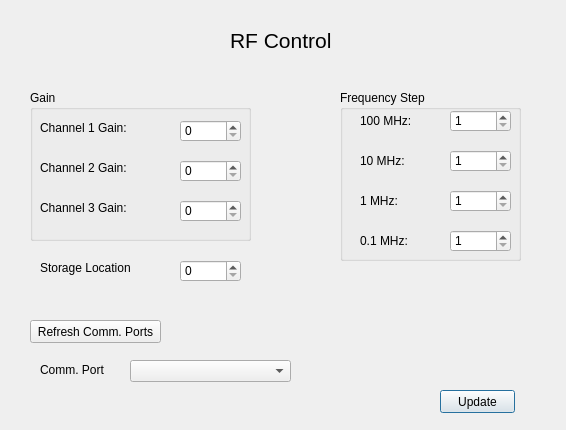
<?xml version="1.0" encoding="UTF-8"?>
<ui version="4.0">
 <class>RF_Dialog</class>
 <widget class="QDialog" name="RF_Dialog">
  <property name="geometry">
   <rect>
    <x>0</x>
    <y>0</y>
    <width>566</width>
    <height>430</height>
   </rect>
  </property>
  <property name="windowTitle">
   <string>RF_Dialog</string>
  </property>
  <widget class="QLabel" name="label_2">
   <property name="geometry">
    <rect>
     <x>230</x>
     <y>20</y>
     <width>111</width>
     <height>41</height>
    </rect>
   </property>
   <property name="font">
    <font>
     <pointsize>16</pointsize>
    </font>
   </property>
   <property name="text">
    <string>RF Control</string>
   </property>
  </widget>
  <widget class="QPushButton" name="btn_update">
   <property name="geometry">
    <rect>
     <x>440</x>
     <y>390</y>
     <width>75</width>
     <height>23</height>
    </rect>
   </property>
   <property name="text">
    <string>Update</string>
   </property>
  </widget>
  <widget class="QComboBox" name="cmb_ports">
   <property name="geometry">
    <rect>
     <x>130</x>
     <y>360</y>
     <width>161</width>
     <height>22</height>
    </rect>
   </property>
  </widget>
  <widget class="QLabel" name="label_7">
   <property name="geometry">
    <rect>
     <x>40</x>
     <y>360</y>
     <width>71</width>
     <height>20</height>
    </rect>
   </property>
   <property name="text">
    <string>Comm. Port</string>
   </property>
  </widget>
  <widget class="QPushButton" name="btn_refresh">
   <property name="geometry">
    <rect>
     <x>30</x>
     <y>320</y>
     <width>131</width>
     <height>23</height>
    </rect>
   </property>
   <property name="text">
    <string>Refresh Comm. Ports</string>
   </property>
  </widget>
  <widget class="QSpinBox" name="spin_store">
   <property name="geometry">
    <rect>
     <x>180</x>
     <y>260</y>
     <width>61</width>
     <height>22</height>
    </rect>
   </property>
   <property name="maximum">
    <number>10</number>
   </property>
  </widget>
  <widget class="QLabel" name="label_6">
   <property name="geometry">
    <rect>
     <x>40</x>
     <y>260</y>
     <width>91</width>
     <height>16</height>
    </rect>
   </property>
   <property name="text">
    <string>Storage Location:</string>
   </property>
  </widget>
  <widget class="QGroupBox" name="groupBox">
   <property name="geometry">
    <rect>
     <x>30</x>
     <y>90</y>
     <width>221</width>
     <height>151</height>
    </rect>
   </property>
   <property name="title">
    <string>Gain</string>
   </property>
   <widget class="QSpinBox" name="spin_g3">
    <property name="geometry">
     <rect>
      <x>150</x>
      <y>110</y>
      <width>61</width>
      <height>22</height>
     </rect>
    </property>
    <property name="maximum">
     <number>127</number>
    </property>
   </widget>
   <widget class="QLabel" name="label_5">
    <property name="geometry">
     <rect>
      <x>10</x>
      <y>110</y>
      <width>91</width>
      <height>16</height>
     </rect>
    </property>
    <property name="text">
     <string>Channel 3 Gain:</string>
    </property>
   </widget>
   <widget class="QSpinBox" name="spin_g2">
    <property name="geometry">
     <rect>
      <x>150</x>
      <y>70</y>
      <width>61</width>
      <height>22</height>
     </rect>
    </property>
    <property name="maximum">
     <number>127</number>
    </property>
   </widget>
   <widget class="QLabel" name="label_3">
    <property name="geometry">
     <rect>
      <x>10</x>
      <y>30</y>
      <width>91</width>
      <height>16</height>
     </rect>
    </property>
    <property name="text">
     <string>Channel 1 Gain:</string>
    </property>
   </widget>
   <widget class="QSpinBox" name="spin_g1">
    <property name="geometry">
     <rect>
      <x>150</x>
      <y>30</y>
      <width>61</width>
      <height>22</height>
     </rect>
    </property>
    <property name="maximum">
     <number>127</number>
    </property>
   </widget>
   <widget class="QLabel" name="label_4">
    <property name="geometry">
     <rect>
      <x>10</x>
      <y>70</y>
      <width>91</width>
      <height>16</height>
     </rect>
    </property>
    <property name="text">
     <string>Channel 2 Gain:</string>
    </property>
   </widget>
  </widget>
  <widget class="QGroupBox" name="groupBox_2">
   <property name="geometry">
    <rect>
     <x>340</x>
     <y>90</y>
     <width>181</width>
     <height>171</height>
    </rect>
   </property>
   <property name="title">
    <string>Frequency Step</string>
   </property>
   <widget class="QSpinBox" name="spin_f4">
    <property name="geometry">
     <rect>
      <x>110</x>
      <y>140</y>
      <width>61</width>
      <height>22</height>
     </rect>
    </property>
    <property name="minimum">
     <number>1</number>
    </property>
    <property name="maximum">
     <number>9</number>
    </property>
   </widget>
   <widget class="QLabel" name="label_10">
    <property name="geometry">
     <rect>
      <x>20</x>
      <y>140</y>
      <width>71</width>
      <height>21</height>
     </rect>
    </property>
    <property name="text">
     <string>0.1 MHz:</string>
    </property>
   </widget>
   <widget class="QLabel" name="label">
    <property name="geometry">
     <rect>
      <x>20</x>
      <y>20</y>
      <width>61</width>
      <height>21</height>
     </rect>
    </property>
    <property name="text">
     <string>100 MHz:</string>
    </property>
   </widget>
   <widget class="QSpinBox" name="spin_f3">
    <property name="geometry">
     <rect>
      <x>110</x>
      <y>100</y>
      <width>61</width>
      <height>22</height>
     </rect>
    </property>
    <property name="minimum">
     <number>1</number>
    </property>
    <property name="maximum">
     <number>9</number>
    </property>
   </widget>
   <widget class="QSpinBox" name="spin_f2">
    <property name="geometry">
     <rect>
      <x>110</x>
      <y>60</y>
      <width>61</width>
      <height>22</height>
     </rect>
    </property>
    <property name="minimum">
     <number>1</number>
    </property>
    <property name="maximum">
     <number>9</number>
    </property>
   </widget>
   <widget class="QLabel" name="label_9">
    <property name="geometry">
     <rect>
      <x>20</x>
      <y>100</y>
      <width>61</width>
      <height>21</height>
     </rect>
    </property>
    <property name="text">
     <string>1 MHz:</string>
    </property>
   </widget>
   <widget class="QLabel" name="label_8">
    <property name="geometry">
     <rect>
      <x>20</x>
      <y>60</y>
      <width>61</width>
      <height>21</height>
     </rect>
    </property>
    <property name="text">
     <string>10 MHz:</string>
    </property>
   </widget>
   <widget class="QSpinBox" name="spin_f1">
    <property name="geometry">
     <rect>
      <x>110</x>
      <y>20</y>
      <width>61</width>
      <height>22</height>
     </rect>
    </property>
    <property name="minimum">
     <number>1</number>
    </property>
    <property name="maximum">
     <number>9</number>
    </property>
   </widget>
  </widget>
 </widget>
 <layoutdefault spacing="6" margin="11"/>
 <resources/>
 <connections/>
</ui>
